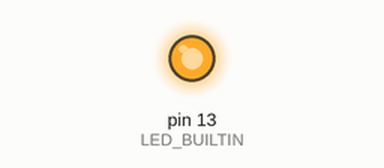
Recording of a program running on a simulated Teensy 3. Parts: output pins drawn as LEDs (lit = HIGH).

Above: at 1.0 s.
At 3.0 s:
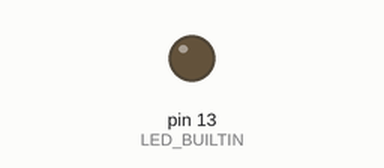
Timing chart, 0 to 5.2 s (numbered marks = the images above):
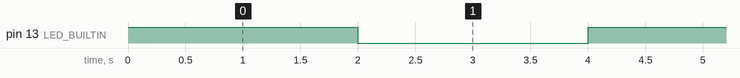

Measured:
- by itself, pin 13 (LED_BUILTIN): alternates HIGH for 2.0 s and LOW for 2.0 s

The program:

main.cpp
```cpp
/*
 * Blink
 * Turns on an LED on for one second,
 * then off for one second, repeatedly.
 */
//https://docs.platformio.org/en/latest/boards/teensy/teensy31.html
//teensy for PlatformIO

//https://github.com/platformio/platformio-vscode-ide/issues/603
//use platform=Arduino if using the API


#include "Arduino.h"

void setup()
{
  // initialize LED digital pin as an output.
  pinMode(LED_BUILTIN, OUTPUT);
}

void loop()
{
  // turn the LED on (HIGH is the voltage level)
  digitalWrite(LED_BUILTIN, HIGH);
  // wait for a second
  delay(2000);
  // turn the LED off by making the voltage LOW
  digitalWrite(LED_BUILTIN, LOW);
   // wait for a second
  delay(2000);
}
```
